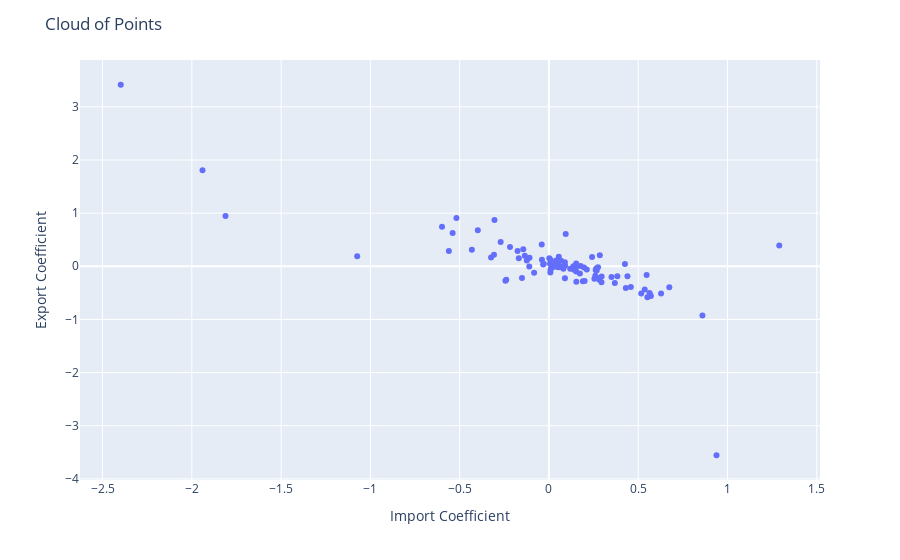

This figure's notebook cell:
### Code cell
# Plot the DataFrame as a cloud of points
fig = px.scatter(trends_df, x='Import_Coefficient', y='Export_Coefficient', hover_name='country',
                 hover_data=['Import_Coefficient', 'Export_Coefficient'])

# Update the layout
fig.update_layout(
    title='Cloud of Points',
    xaxis_title='Import Coefficient',
    yaxis_title='Export Coefficient',
)

# Show the plot
fig.show()

### Figure 1 — Plotly figure (JSON) as saved in the notebook; plotly's stock layout.template omitted (floating-point values rounded to 4 significant figures)
{"data": [{"hovertemplate": "<b>%{hovertext}</b><br><br>Import_Coefficient=%{x}<br>Export_Coefficient=%{y}<extra></extra>", "hovertext": ["AGO", "ALB", "ARE", "ARG", "AUS", "AUT", "BEL", "BGR", "BIH", "BLR", "BLZ", "BOL", "BRA", "BRN", "BWA", "CAN", "CHE", "CHL", "COL", "CRI", "CYP", "CZE", "DEU", "DNK", "DOM", "ECU", "EGY", "ESP", "EST", "FIN", "FRA", "GBR", "GEO", "GHA", "GRC", "GTM", "HKG", "HND", "HRV", "HUN", "IDN", "IND", "IRL", "IRN", "ISL", "ISR", "ITA", "JAM", "JOR", "JPN", "KGZ", "KHM", "KOR", "LKA", "LTU", "LUX", "LVA", "MDA", "MEX", "MKD", "MLT", "MNE", "MNG", "MUS", "MYS", "NAM", "NLD", "NOR", "PAK", "PAN", "PER", "PHL", "POL", "PRT", "PRY", "PSE", "ROU", "RUS", "RWA", "SGP", "SLV", "SRB", "SVK", "SVN", "SWE", "SYC", "THA", "TTO", "TUR", "TZA", "UGA", "UKR", "URY", "USA", "VEN", "VNM", "ZAF", "ZMB", "ZWE"], "legendgroup": "", "marker": {"color": "#636efa", "symbol": "circle"}, "mode": "markers", "name": "", "orientation": "v", "showlegend": false, "type": "scatter", "x": [-0.1686, 0.1901, -2.398, 0.03951, 0.09079, 0.369, 0.06516, 0.5168, 0.1534, 0.01212, -0.151, -0.03915, 0.1528, 0.6743, 0.3832, 0.2824, 0.1999, 0.2619, 0.1371, 0.05002, 0.2599, 0.002029, -0.03238, 0.3504, 0.1473, 0.5365, 0.009146, 0.8597, 0.2673, -0.2703, 0.006008, -0.3077, 0.1602, -0.5605, 0.5655, -0.4317, 0.4307, -0.08305, 0.212, 0.2549, 0.08103, 0.5711, 0.4256, -1.074, 0.05131, -0.2181, 0.05596, -0.1437, 0.05375, 0.03407, 0.009817, 0.008056, 0.03157, 0.9384, 0.4586, -0.5988, 0.628, 0.04067, 0.5631, -0.1088, -0.124, 0.2416, 0.2655, 0.1193, -0.04041, -0.2392, 0.5514, 0.07736, 0.0529, -0.324, 0.05527, 0.4398, -1.94, 0.2943, 0.08911, 0.08963, 0.1735, -0.02881, 0.2851, -0.5181, -0.1756, 0.295, -1.811, -0.5392, -0.135, 0.5471, -0.3984, 0.1775, 1.29, -0.3049, -0.2436, 0.1526, 0.1965, 0.06804, 0.1404, -0.1102, 0.2808, 0.2749, 0.09387], "xaxis": "x", "y": [0.1497, -0.2805, 3.416, 0.07475, 0.01222, -0.3151, -0.01143, -0.5113, -0.2922, -0.03825, -0.2221, 0.124, -0.09852, -0.3951, -0.1889, -0.2536, -0.2748, -0.0675, 0.002735, 0.05322, -0.176, 0.153, 0.03327, -0.2012, -0.0294, -0.4389, -0.07154, -0.9258, -0.07992, 0.4589, 0.04641, 0.2154, 0.005756, 0.2859, -0.5239, 0.3091, -0.4064, -0.1198, -0.05813, -0.2356, -0.04699, -0.5601, 0.04348, 0.189, 0.09259, 0.3617, -0.01146, 0.3209, 0.1248, -0.01037, 0.1188, -0.118, 0.009277, -3.555, -0.3873, 0.7424, -0.5133, 0.1091, -0.5016, 0.1591, 0.1112, 0.1768, -0.04362, -0.04588, 0.4105, -0.2532, -0.5844, -0.006668, -0.01987, 0.1659, 0.1817, -0.1892, 1.808, -0.2998, 0.07686, -0.2258, -0.135, 0.04715, 0.208, 0.9091, 0.286, -0.1939, 0.9454, 0.627, 0.1966, -0.1651, 0.6782, 0.006297, 0.3897, 0.8698, -0.2704, 0.05043, -0.02264, 0.104, -0.06627, -0.003044, -0.2251, -0.01612, 0.6082], "yaxis": "y"}], "layout": {"legend": {"tracegroupgap": 0}, "margin": {"t": 60}, "title": {"text": "Cloud of Points"}, "xaxis": {"anchor": "y", "domain": [0, 1], "title": {"text": "Import Coefficient"}}, "yaxis": {"anchor": "x", "domain": [0, 1], "title": {"text": "Export Coefficient"}}}}
